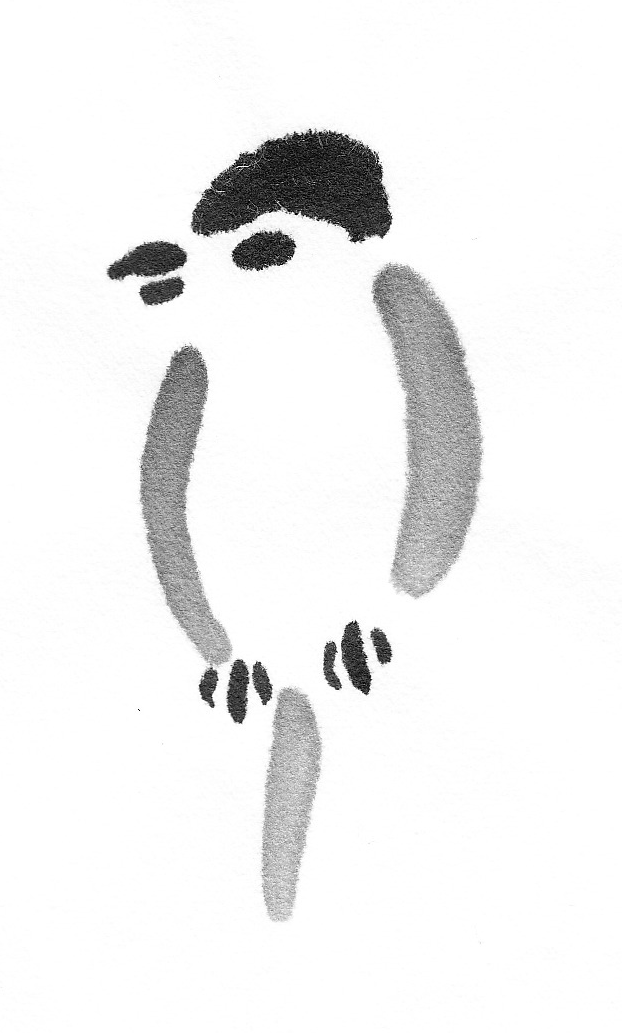
#> input picture segmentation/bird.png, 622 x 1033 px, found by its file name
$ python main3.py
#> lines starting #> are read from the running program, lines starting #| are printed output that depends on the picture; after the words box and inside, x2 and y2 are one past the last pixel; in counts of white or black regions, pixels touching at a corner belong together
import matplotlib.pyplot as plt
from skimage import io, color
from scipy import ndimage
from skimage.filters import threshold_otsu
import skimage.morphology as morph
from skimage.measure import label
import numpy as np

# https://carpefridiem.wordpress.com/2015/11/16/basic-image-segmentation-using-python-and-scikit-image/

WHITE_THRESHOLD = 0.95


def plot_image(data, title):
    plt.figure(figsize=(7, 7))
    io.imshow(data)
    plt.axis('off')
    plt.title(title)
    plt.show()


def normalise(n, input_min, input_max):
    return (n - input_min)/(input_max - input_min)

img = io.imread('bird.png')
#> img is the input picture: shape (1033, 622, 4); mean R, G, B, A 240.6, 240.6, 240.6, 255
img = ndimage.median_filter(img, 7)   # filter image
img = ndimage.gaussian_filter(img, sigma=(2, 2, 0), order=0)
img = color.rgb2gray(img)             # convert to greyscale
#> img: shape (1033, 622) float64
# plot_image(img, 'Grayscale')

n_colours = 2
strel = morph.disk(2)
strel2 = morph.disk(4)
for x in range(0, n_colours):

    lower_limit = WHITE_THRESHOLD*x/n_colours
    upper_limit = WHITE_THRESHOLD*(x + 1)/n_colours

    img_thresholded = np.array(img) # set pixels too white or too black to the white threshold
    img_thresholded[img < lower_limit] = WHITE_THRESHOLD
    img_thresholded[img > upper_limit] = WHITE_THRESHOLD

    img_new = normalise(img_thresholded, lower_limit, upper_limit)
    img_new[img_new < 0.0] = 0.0
    img_new[img_new > 1.0] = 1.0
    plot_image(img_new, str(n_colours))

    img_otsu = threshold_otsu(img_new)
    img_bw = img_new < img_otsu
    img_dilated = morph.dilation(img_bw, strel)
    plot_image(img_dilated, 'dilated')
    labels = label(img_dilated)
    plot_image(color.label2rgb(labels), str(n_colours) + ' segments')

    img_dilated = morph.dilation(img_dilated, strel2)
    # print(img_dilated)
    img[img_dilated] = 1.0
#> this loop made 2 passes
#> img_otsu on passes 1 to 2: 0.744, 0.721
#> pass 1, in plot_image, `plt.show()`:
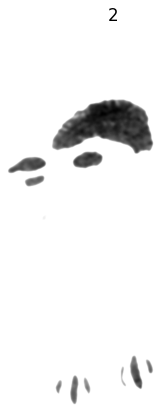
#> figure drawn by matplotlib, 1 panel
#> pass 1, `img_bw = img_new < img_otsu`:
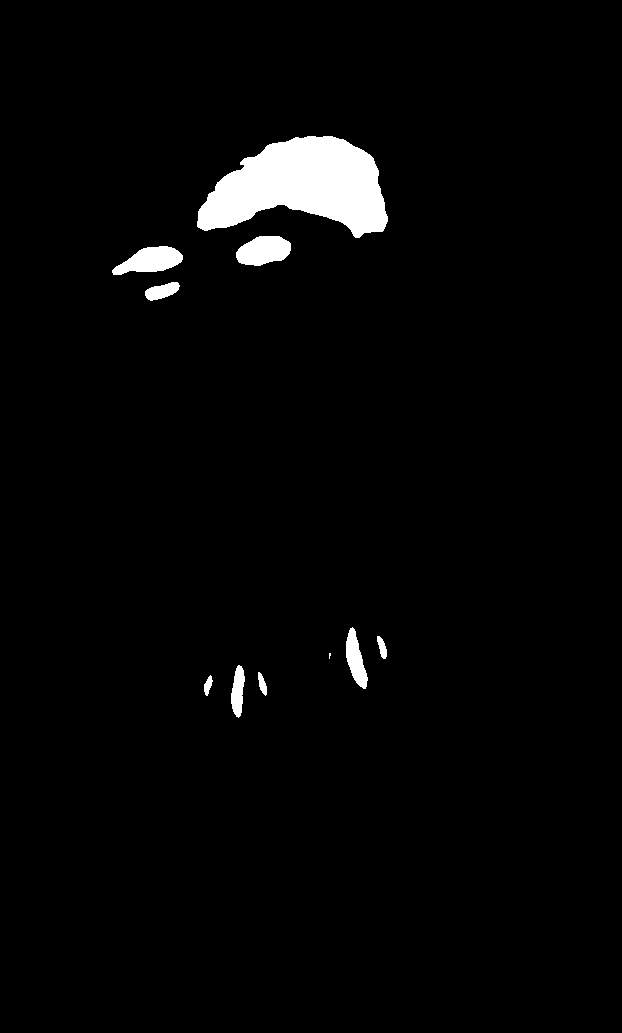
#> img_bw: shape (1033, 622) bool; 2.6% white; 10 white regions (1 under 20 px), largest, box (x1, y1, x2, y2) and area: (197, 136, 388, 238) 12226, (112, 246, 183, 275) 1270, (236, 236, 291, 266) 1243
#> pass 2, in plot_image (call 4), `plt.show()`:
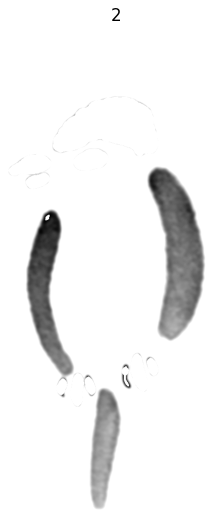
#> figure drawn by matplotlib, 1 panel
#> after the loop: img: shape (1033, 622) float64; min 0.82, max 1, mean 0.998
#> after the loop: img_bw: shape (1033, 622) bool; 6.5% white; 20 white regions (12 under 20 px), largest, box (x1, y1, x2, y2) and area: (373, 266, 480, 595) 20450, (141, 347, 229, 664) 12725, (265, 690, 319, 915) 7909
#> after the loop:
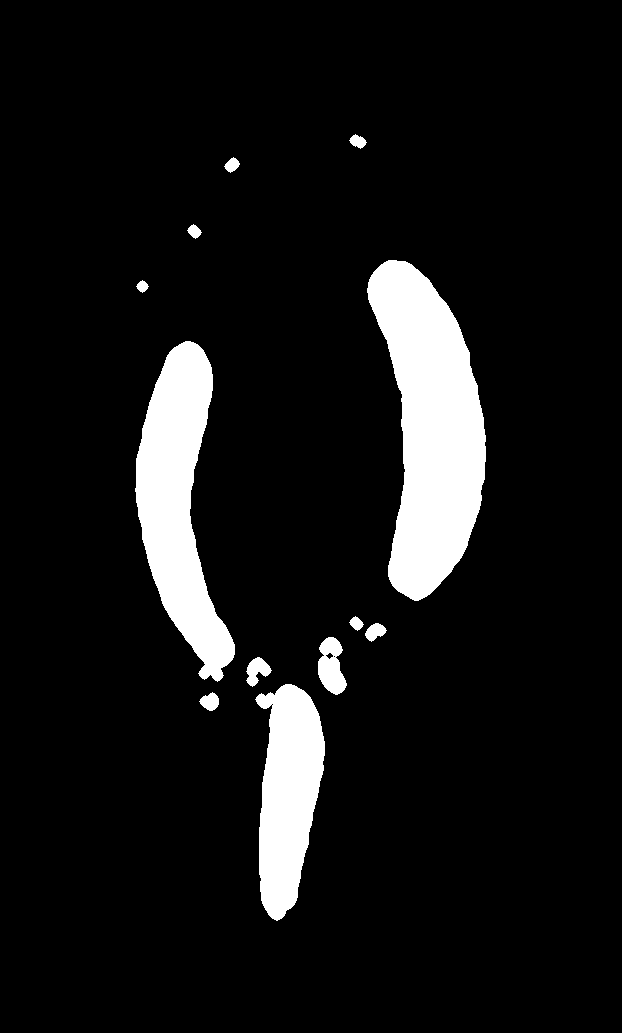
#> img_dilated: shape (1033, 622) bool; 8.7% white; 12 white regions, largest, box (x1, y1, x2, y2) and area: (367, 260, 486, 601) 24766, (135, 341, 235, 682) 17099, (255, 684, 325, 921) 11181
#> after the loop:
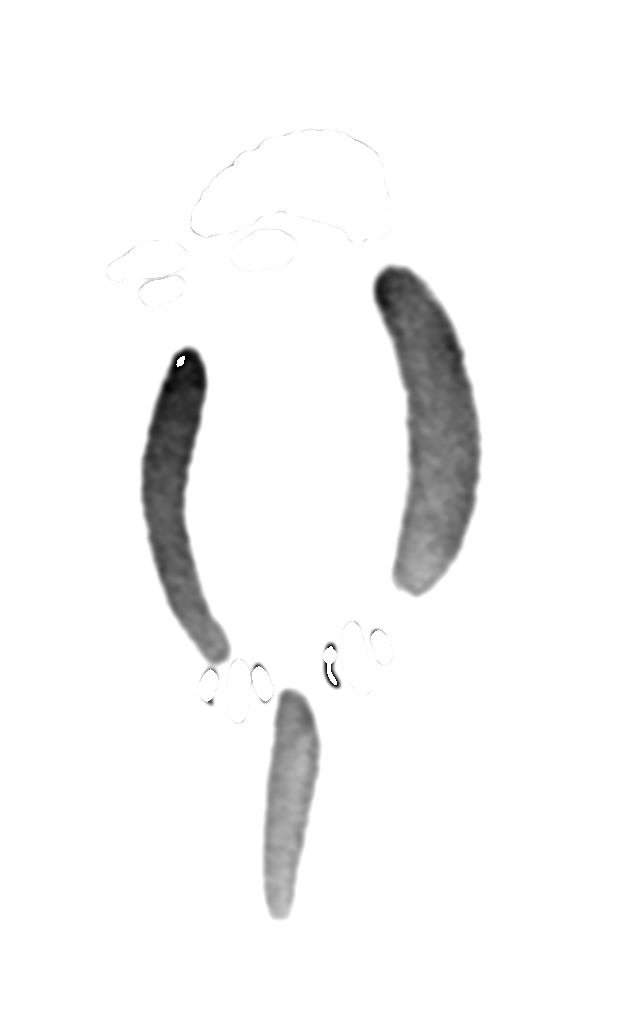
#> img_new: shape (1033, 622) float64; min 0.00144, max 1, mean 0.963
#> after the loop:
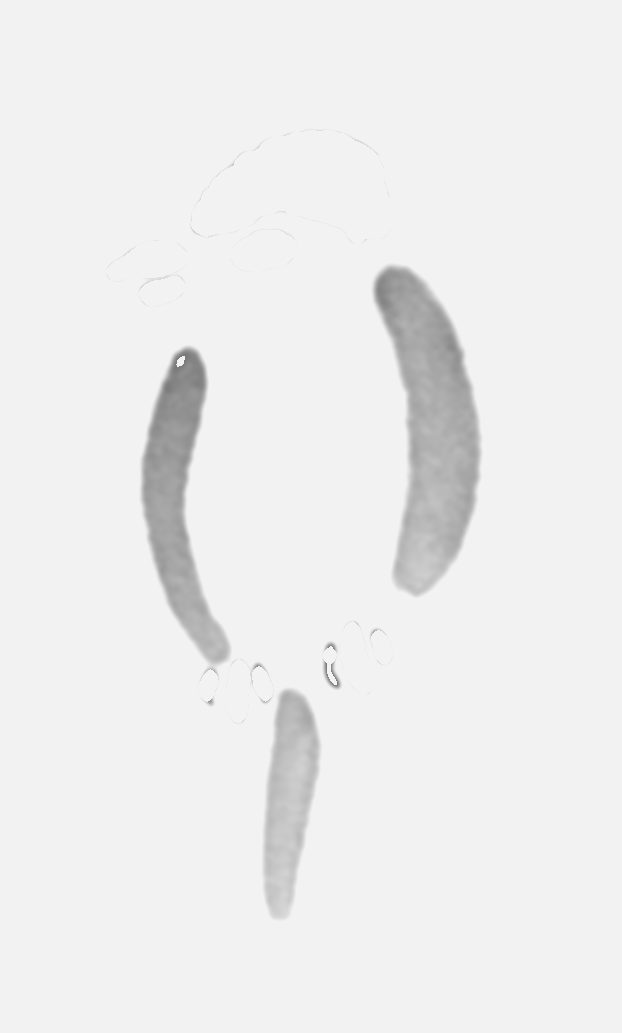
#> img_thresholded: shape (1033, 622) float64; min 0.476, max 0.95, mean 0.932
#> after the loop:
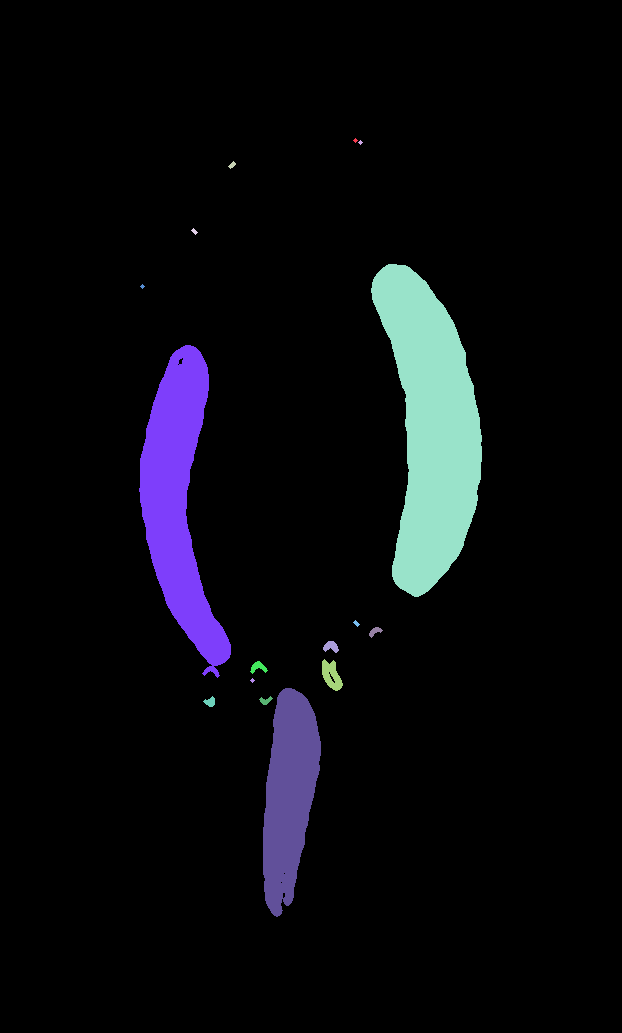
#> labels: shape (1033, 622) int32; 17 distinct labels, from 0 to 16; one colour per label, 0 black

    # TODO: remove the previous segment in next iteration
    # TODO: remove islands

$ run again, with segmentation/flower.jpg saved as segmentation/bird.png
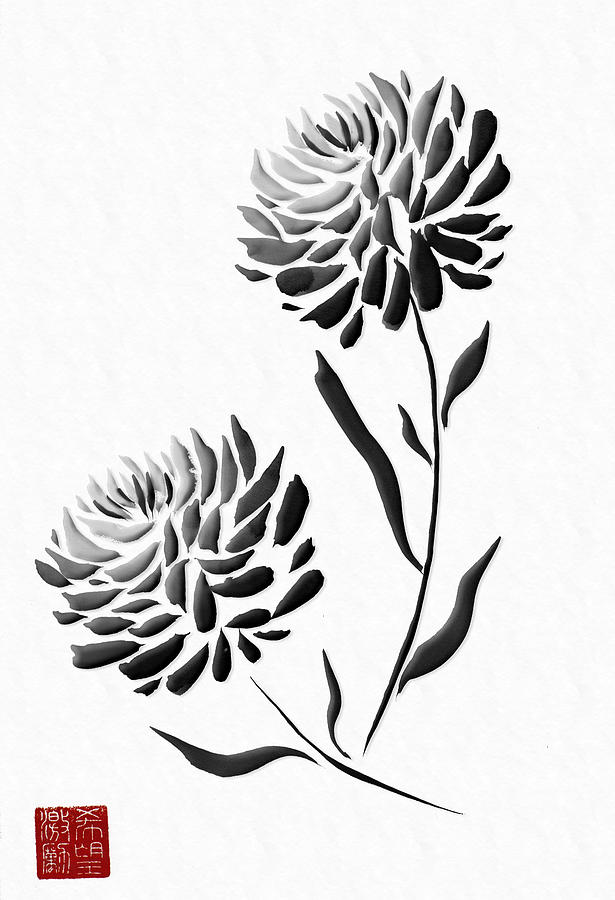
#> input picture segmentation/flower.jpg, 615 x 900 px, found by its file name
#> img is the input picture: shape (900, 615, 3); mean R, G, B 223.2, 222.1, 222.1
#> the loop `for x in range(0, n_colours): ` made 2 passes
#> img_otsu on passes 1 to 2: 0.684, 0.711
#> pass 1, in plot_image, `plt.show()`:
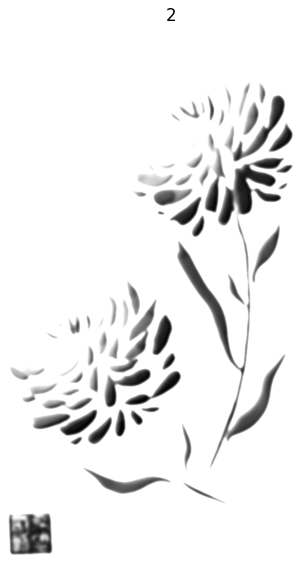
#> figure drawn by matplotlib, 1 panel
#> after the loop `for x in range(0, n_colours):`:
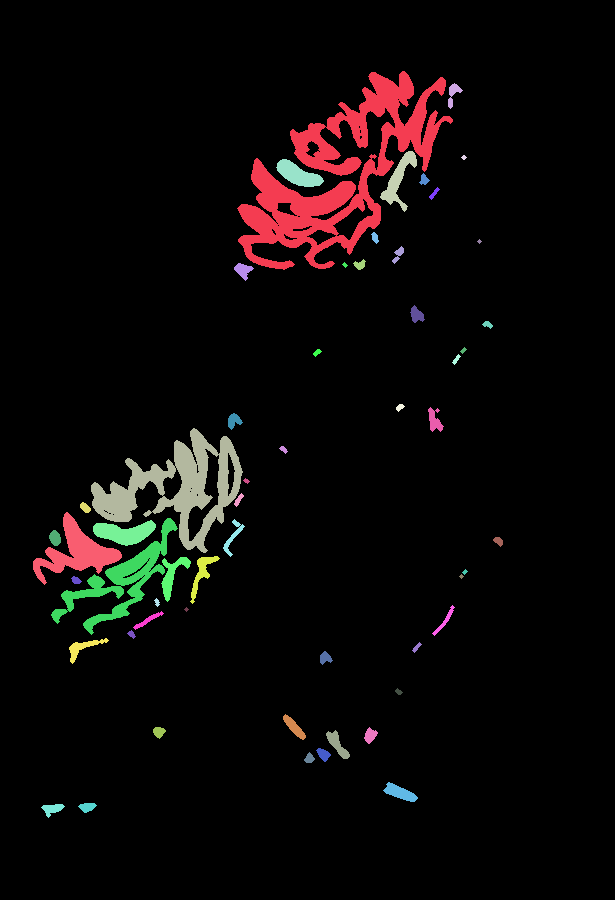
#> labels: shape (900, 615) int32; 56 distinct labels, from 0 to 55; one colour per label, 0 black

$ run again, with segmentation/koi.jpg saved as segmentation/bird.png
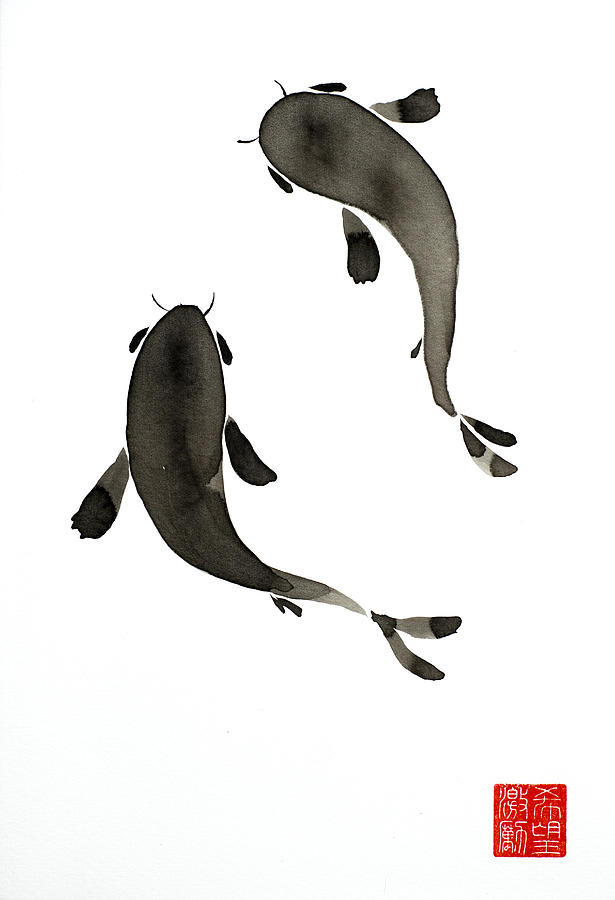
#> input picture segmentation/koi.jpg, 615 x 900 px, found by its file name
#> img is the input picture: shape (900, 615, 3); mean R, G, B 233, 231.4, 230.1
#> the loop `for x in range(0, n_colours): ` made 2 passes
#> img_otsu on passes 1 to 2: 0.715, 0.608
#> pass 1, in plot_image, `plt.show()`:
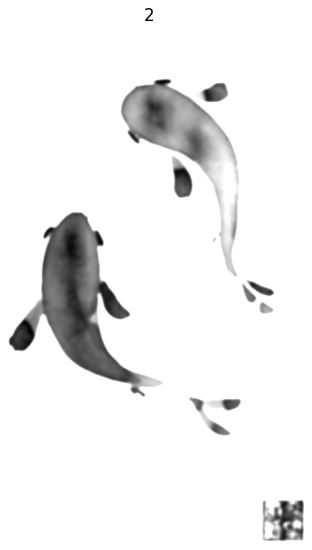
#> figure drawn by matplotlib, 1 panel
#> after the loop `for x in range(0, n_colours):`:
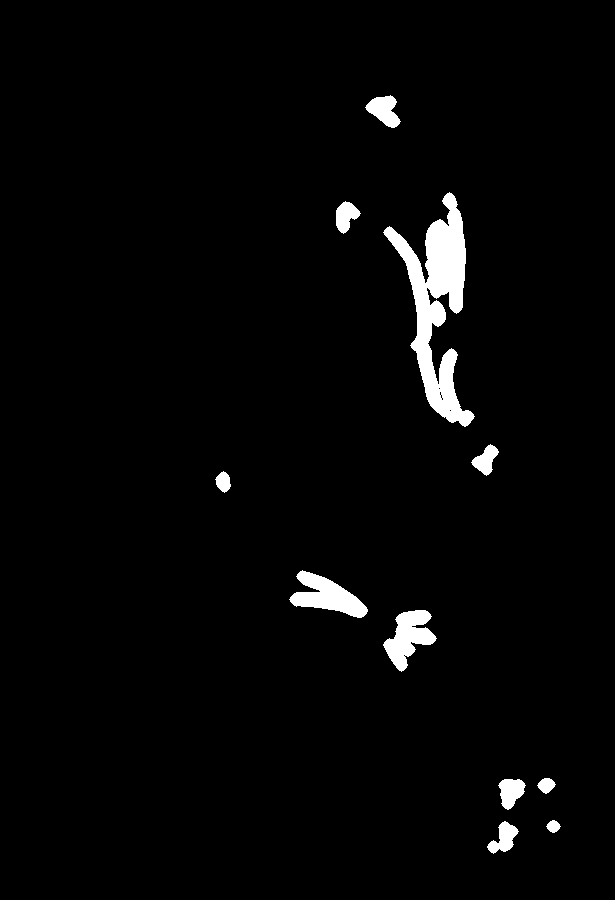
#> img_dilated: shape (900, 615) bool; 2.6% white; 11 white regions, largest, box (x1, y1, x2, y2) and area: (383, 192, 475, 427) 7644, (289, 570, 368, 618) 1858, (383, 610, 437, 672) 1694
